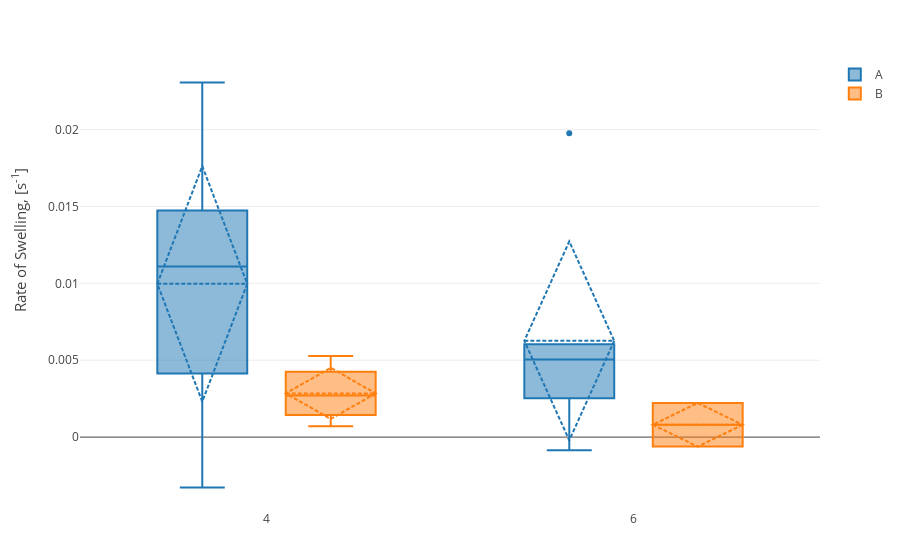

The code cell stored with this chart in its notebook:
### Code cell
U = unique(DF[:Col])
data3 = GenericTrace[]


    Urows = unique(DF[:Row])
    
    for j = 1:length(Urows)
        id2 = DF[:Row].==Urows[j]
        trace1 = box(;x=DF[id2,:Col],y=DF[id2,:Slope],
                  name=string(Urows[j]),boxmean="sd")
        push!(data3,trace1)
    end

layout = Layout(;boxmode="group",
    annotations=[attr(showarrow=false,
            textangle=270,
            text="Rate of Swelling, [s<sup>-1</sup>]",
            xref="paper",
            yref="paper",
            x=-.1,y=.6,
            font_size=15)])
PlotlyJS.plot(data3,layout)

### Figure 1 — Plotly figure (JSON) as saved in the notebook; plotly's stock layout.template omitted (floating-point values rounded to 4 significant figures)
{"data": [{"y": [-0.003278, 0.01059, 0.01641, 0.02306, 0.003682, 0.004596, 0.01308, 0.01158, 0.005884, 0.004206, 0.002529, 0.01976, -0.0008554, 0.006043], "name": "A", "type": "box", "x": ["4", "4", "4", "4", "4", "4", "4", "4", "6", "6", "6", "6", "6", "6"], "boxmean": "sd"}, {"y": [0.0007033, 0.005267, 0.003232, 0.002171, 0.002222, -0.0006164], "name": "B", "type": "box", "x": ["4", "4", "4", "4", "6", "6"], "boxmean": "sd"}], "layout": {"annotations": [{"text": "Rate of Swelling, [s<sup>-1</sup>]", "y": 0.6, "textangle": 270, "xref": "paper", "font": {"size": 15}, "showarrow": false, "yref": "paper", "x": -0.1}], "margin": {"r": 50, "l": 80, "b": 50, "t": 60, "pad": 0}, "boxmode": "group"}}
